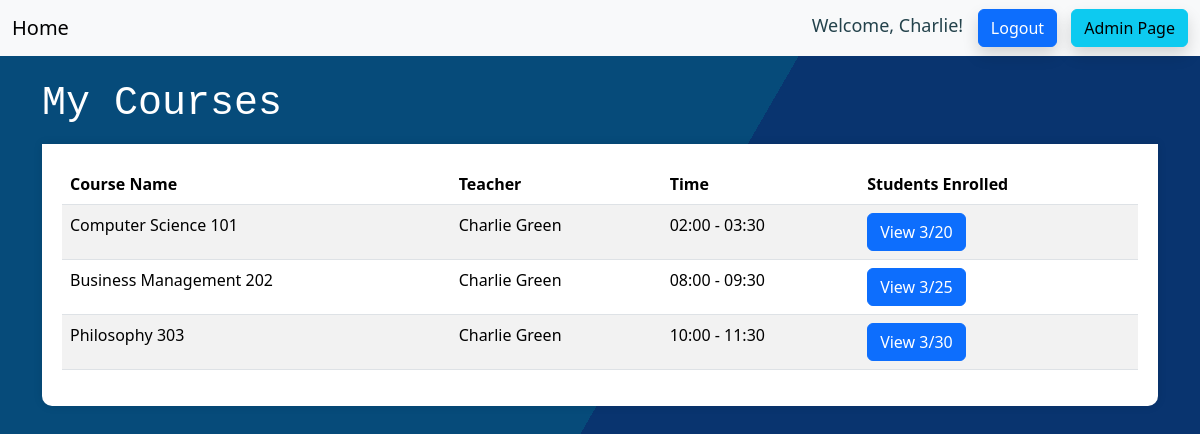
The app's page /courses (signed in) with its own data.
### app/models.py (models this page shows, shortened)
class User(db.Model, UserMixin): # UserMixin will give us the default implementations of the functions that we need to have in the User class for flask_login to work
    id = db.Column(db.Integer, primary_key=True)
    username = db.Column(db.String(30), unique=True, nullable=False)
    first_name = db.Column(db.String(30), nullable=False)
    last_name = db.Column(db.String(30), nullable=False)
    email = db.Column(db.String(120), unique=True, nullable=False)
    password_hash = db.Column(db.String(60), nullable=False)
    status = db.Column(db.String(30), nullable=False, default='student')
    enrolled_classes = db.relationship('Enrollment', back_populates='student')
    taught_classes = db.relationship('Class', backref='teacher')
    @property # this is a decorator, it will allow us to access the function as an attribute
    def password(self): # this function will return the password
        return self.password

class Class(db.Model): # this line will create the Class model
    id = db.Column(db.Integer, primary_key=True) # this line will create the id column
    name = db.Column(db.String(100), nullable=False) # this line will create the name column
    time = db.Column(db.String(50), nullable=False)
    capacity = db.Column(db.Integer, nullable=False)
    teacher_id = db.Column(db.Integer, db.ForeignKey('user.id'))
    enrollments = db.relationship('Enrollment', back_populates='class_')
    time = db.Column(db.String(50), nullable=False)
    capacity = db.Column(db.Integer, nullable=False)
    teacher_id = db.Column(db.Integer, db.ForeignKey('user.id'))
    enrollments = db.relationship('Enrollment', back_populates='class_')

### app/routes.py (the view, shortened to what this page needs)
@app.route('/courses')
@login_required  # Ensure the user is logged in
def show_courses():
    if current_user.status == 'teacher':
        courses = Class.query.filter(Class.teacher_id == current_user.id).all()
        return render_template('teacher.html', courses=courses)
    elif current_user.status == 'admin':
        return render_template('home.html')
    else:
        return redirect(url_for('home'))

### app/models.py (called while the page is built)
@login_manager.user_loader # this is a decorator, it will allow us to access the function as an attribute
def load_user(user_id): # this function will load the user
    return User.query.get(int(user_id)) # this line will return the user

### app/templates/teacher.html (shortened to what this page needs)
{% extends 'base.html' %} {% block title %} Teacher Dashboard {% endblock %} {% block content %}
<link rel="stylesheet" href="{{ url_for('static', filename='css/style.css') }}">
<div class="container mt-4">
  <h1 class="title-text">My Courses</h1>
  <div class="tab-content-wrapper">
    <table class="table table-striped">
      <thead>
        <tr>
          <th>Course Name</th>
          <th>Teacher</th>
          <th>Time</th>
          <th>Students Enrolled</th>
        </tr>
      </thead>
      <tbody> {% for course in courses %} <tr>
          <td>{{ course.name }}</td>
          <td>{{current_user.first_name + ' ' + current_user.last_name }}</td>
          <td>{{ course.time }}</td>
          <td>
            <button class="btn btn-primary view-grades" data-course-id="{{ course.id }}"> View {{ course.enrollments|length }}/{{ course.capacity }}
            </button>
          </td>
        </tr> {% endfor %} </tbody>
    </table>
  </div>
</div>
 {% endblock %}

### app/templates/base.html (shortened to what this page needs)
<!DOCTYPE html>
<html lang="en">
  <head>
    <link rel="stylesheet" href="{{ url_for('static', filename='css/style.css') }}">
    <link href="https://cdn.jsdelivr.net/npm/bootstrap@5.3.3/dist/css/bootstrap.min.css" rel="stylesheet">
  </head>
  <body>
    <nav class="navbar bg-body-tertiary">
      <div class="container-fluid">
        <a class="navbar-brand" href="/">Home</a>
        <div> {% if current_user.is_authenticated %} <a>
            <span style="width: 192.75px;color: rgb(35,66,75);font-size: 18px; text-align: center;"> Welcome, {{ current_user.first_name }}! </span>
          </a>
          <a class="btn btn-primary shadow" style="margin-left: 10px;" role="button" href="{{ url_for('logout') }}">Logout</a>
          <a class="btn btn-info shadow" style="margin-left: 10px;" role="button" href="/admin">Admin Page</a> {% else %} <a class="btn btn-primary shadow" style="margin-right: 20px;" role="button" href="{{ url_for('login') }}">Login</a>
          <a class="btn btn-secondary shadow" role="button" href="{{ url_for('signup') }}">Sign up</a> {% endif %}
        </div>
      </div>
    </nav>
    <main> {% block content %} {% endblock %} </main>
  </body>
</html>

### app/static/css/style.css (style rules this page uses)
html { height: 100%; }
.title-text { color: white; }
body { margin: 0; background-image: linear-gradient( -60deg, rgb(9, 52, 111) 50%, rgb(6, 75, 122) 50% ); }
h1 { font-family: monospace; }
.table th, .table td { border: yes; }
.tab-content-wrapper { background-color: white; border-radius: 0 0 10px 10px; padding: 20px; box-shadow: 0 0 10px rgba(0, 0, 0, 0.1); margin-top: 0px; }

### records on screen
User: first_name "Charlie", first_name+last_name "Charlie Green"
Class: name "Computer Science 101", time "02:00 - 03:30", enrollments|length "3", capacity "20"
Class: name "Business Management 202", time "08:00 - 09:30", enrollments|length "3", capacity "25"
Class: name "Philosophy 303", time "10:00 - 11:30", enrollments|length "3", capacity "30"
